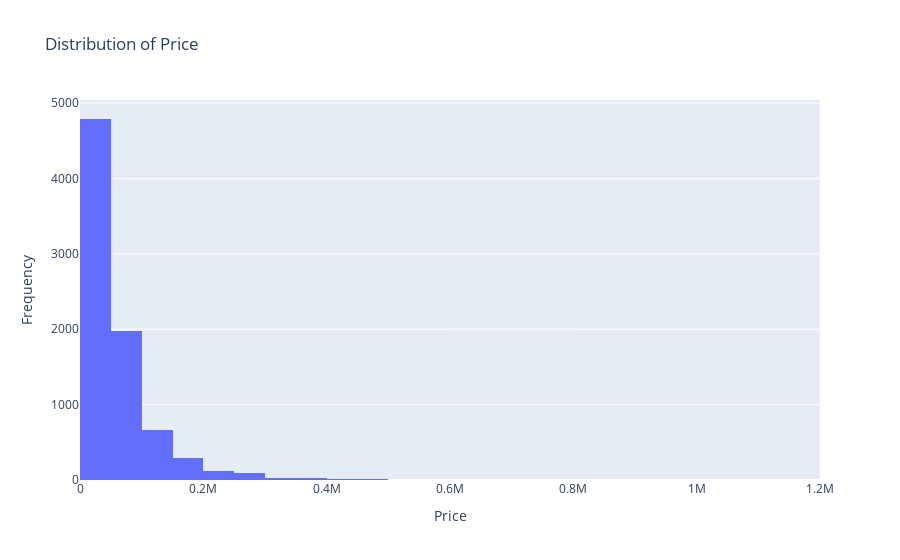

The cell this chart's notebook holds for it:
### Markdown cell above
##### Visualisasi Kolom Price sebelum di bersihkan

### Code cell
import plotly.express as px

fig = px.histogram(df, x='Price', nbins=50, title='Distribution of Price')
fig.update_layout(xaxis_title='Price', yaxis_title='Frequency')
fig.show()

### Figure 1 — Plotly figure (JSON) as saved in the notebook; plotly's stock layout.template omitted (floating-point values rounded to 4 significant figures; data arrays with more than 128 entries replaced by an {"elided": "..."} marker saying what was removed)
{"data": [{"alignmentgroup": "True", "bingroup": "x", "hovertemplate": "Price=%{x}<br>count=%{y}<extra></extra>", "legendgroup": "", "marker": {"color": "#636efa", "pattern": {"shape": ""}}, "name": "", "nbinsx": 50, "offsetgroup": "", "orientation": "v", "showlegend": false, "type": "histogram", "x": {"elided": "8032 int values"}, "xaxis": "x", "yaxis": "y"}], "layout": {"barmode": "relative", "legend": {"tracegroupgap": 0}, "title": {"text": "Distribution of Price"}, "xaxis": {"anchor": "y", "domain": [0, 1], "title": {"text": "Price"}}, "yaxis": {"anchor": "x", "domain": [0, 1], "title": {"text": "Frequency"}}}}
